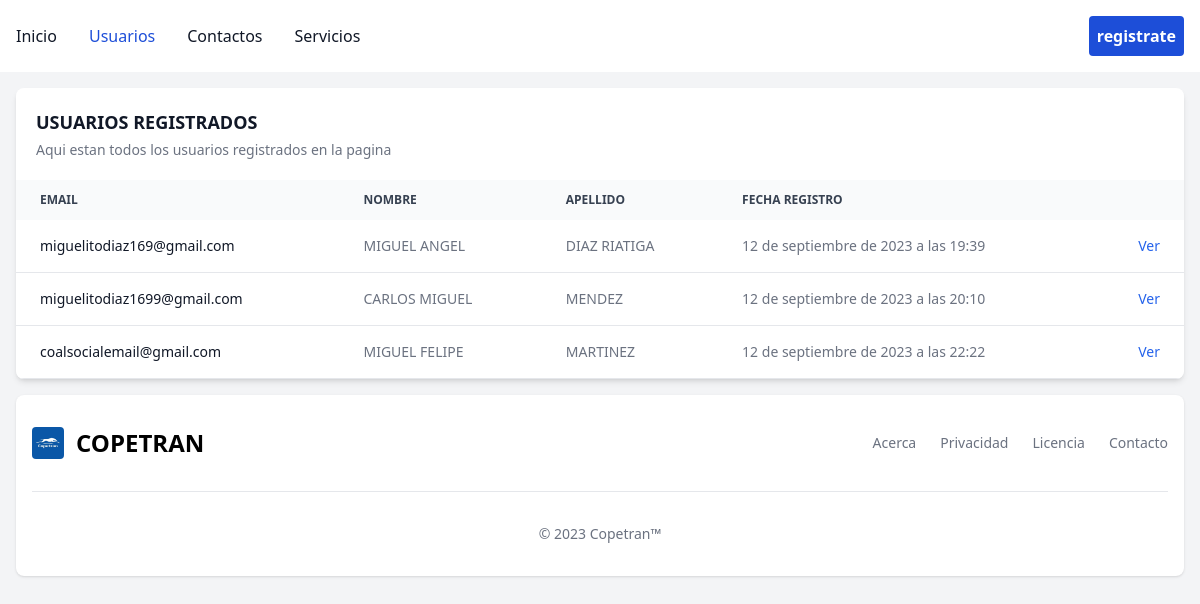
Before: /users/tabla/ with the older database file.
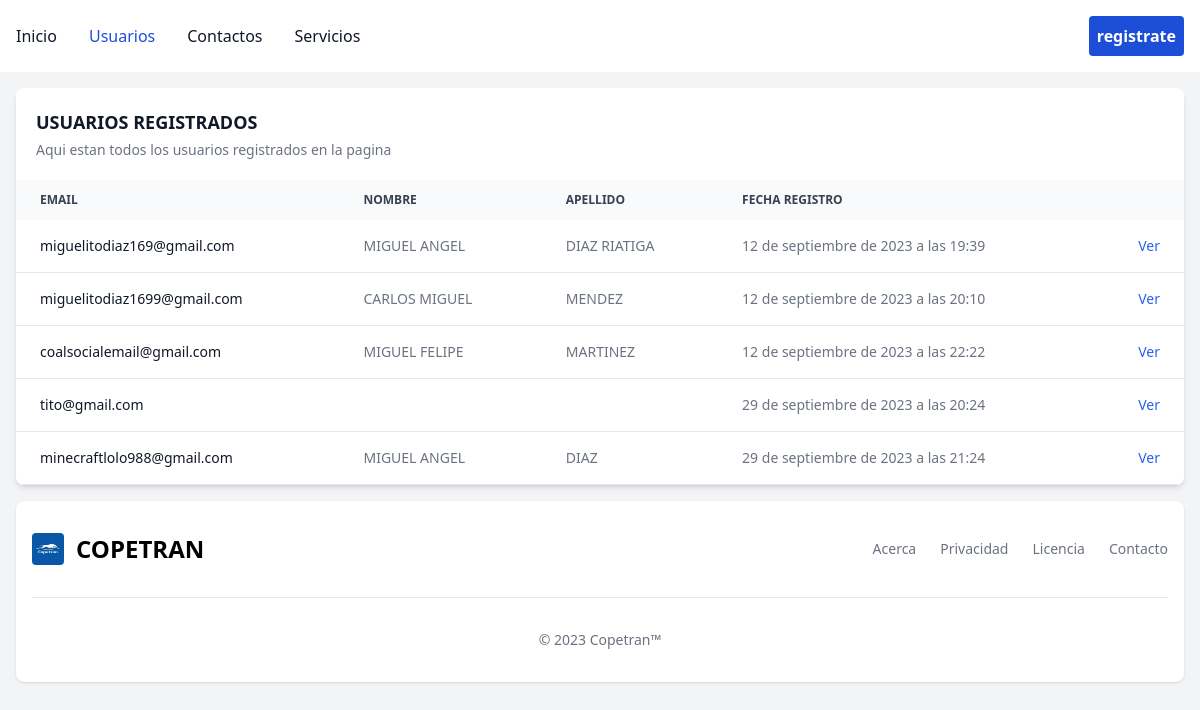
After: the same page with the newer database file.
### users/models.py (models this page shows, shortened)
class CustomUser(AbstractUser):
    nombre = models.CharField(max_length=100)
    apellido = models.CharField(max_length=100)
    email = models.EmailField(unique=True)
    fecha_unirse = models.DateTimeField(auto_now_add=True)

### users/views.py (the view)
# urls.py: path('users/', include('users.urls')),
def users(request):
    usuarios = CustomUser.objects.all()
    contexto = {
        'url': 1,
        'users': usuarios,
    }
    return render(request, 'users/users_table.html', contexto)

### templates/users/users_table.html (shortened to what this page needs)
{% extends 'base.html' %}
{% block content %}
<body>
<div class="hidden md:block relative overflow-x-auto shadow-md sm:rounded-lg">
    <table class="w-full text-sm text-left text-gray-500 dark:text-gray-400">
        <caption class="p-5 text-lg font-semibold text-left text-gray-900 bg-white dark:text-white dark:bg-gray-900">
            USUARIOS REGISTRADOS
            <p class="mt-1 text-sm font-normal text-gray-500 dark:text-gray-400">Aqui estan todos los usuarios registrados en la pagina</p>
        </caption>
        <thead class="text-xs text-gray-700 uppercase bg-gray-50 dark:bg-gray-700 dark:text-gray-400">
            <tr>
                <th scope="col" class="px-6 py-3">
                    Email
                </th>
                <th scope="col" class="px-6 py-3">
                    Nombre
                </th>
                <th scope="col" class="px-6 py-3">
                    Apellido
                </th>
                <th scope="col" class="px-6 py-3">
                    Fecha Registro
                </th>
                <th scope="col" class="px-6 py-3">
                </th>
            </tr>
        </thead>
        <tbody>
            {% for user in users %}
                <tr class="bg-white border-b dark:bg-gray-900 dark:border-gray-700">
                    <th scope="row" class="px-6 py-4 font-medium text-gray-900 whitespace-nowrap dark:text-white">
                        {{user.email}}
                    </th>
                    <td class="px-6 py-4">
                        {{user.nombre}}
                    </td>
                    <td class="px-6 py-4">
                        {{user.apellido}}
                    </td>
                    <td class="px-6 py-4">
                        {{user.fecha_unirse}}
                    </td>
                    <td class="px-6 py-4 text-right">
                        <a href="#" class="font-medium text-blue-600 dark:text-blue-500 hover:underline">Ver</a>
                    </td>
                </tr>
            {% endfor %}
        </tbody>
    </table>
</div>
</body>
{% endblock content %}

Changed rows visible on the page:
added CustomUser: email "tito@gmail.com", fecha_unirse "29 de septiembre de 2023 a las 20:24"
added CustomUser: email "minecraftlolo988@gmail.com", nombre "MIGUEL ANGEL", apellido "DIAZ", fecha_unirse "29 de septiembre de 2023 a las 21:24"
